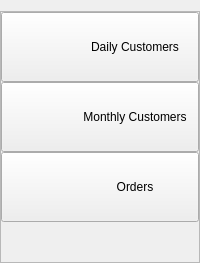
         <widget class="QWidget" name="dailyAndarchive_buttons_tab">
          <layout class="QVBoxLayout" name="verticalLayout_17">
           <property name="spacing">
            <number>0</number>
           </property>
           <property name="leftMargin">
            <number>0</number>
           </property>
           <property name="topMargin">
            <number>11</number>
           </property>
           <property name="rightMargin">
            <number>0</number>
           </property>
           <property name="bottomMargin">
            <number>0</number>
           </property>
           <item>
            <widget class="QFrame" name="frame_4">
             <property name="frameShape">
              <enum>QFrame::StyledPanel</enum>
             </property>
             <property name="frameShadow">
              <enum>QFrame::Raised</enum>
             </property>
             <layout class="QVBoxLayout" name="verticalLayout_6">
              <property name="spacing">
               <number>0</number>
              </property>
              <property name="leftMargin">
               <number>0</number>
              </property>
              <property name="topMargin">
               <number>0</number>
              </property>
              <property name="rightMargin">
               <number>0</number>
              </property>
              <property name="bottomMargin">
               <number>0</number>
              </property>
              <item>
               <widget class="QPushButton" name="daily_customers_btn">
                <property name="enabled">
                 <bool>true</bool>
                </property>
                <property name="minimumSize">
                 <size>
                  <width>70</width>
                  <height>70</height>
                 </size>
                </property>
                <property name="toolTip">
                 <string>Daily customers</string>
                </property>
                <property name="styleSheet">
                 <string notr="true">QPushButton{
	
	padding-left:70px;
	background-color:  none;
	background-image: url(:/icons/icons/customer1.png);
	background-repeat:none;
}


QPushButton:hover{
	background-image: url(:/icons/icons/customer2.png);
	background-repeat:none;
	color:  rgb(244, 154, 32);
}
QPushButton:pressed{
	background-image: url(:/icons/icons/customer2.png);
	background-repeat:none;
	color:  rgb(244, 154, 32);
}

QPushButton:focus{
	background-image: url(:/icons/icons/customer2.png);
	background-repeat:none;
	color:  rgb(244, 154, 32);
}


QPushButton:disabled{
	border-style: solid;
	border-top-color: qlineargradient(spread:pad, x1:0.5, y1:1, x2:0.5, y2:0, stop:0 rgb(215, 215, 215), stop:1 rgb(222, 222, 222));
	border-right-color: qlineargradient(spread:pad, x1:0, y1:0.5, x2:1, y2:0.5, stop:0 rgb(217, 217, 217), stop:1 rgb(227, 227, 227));
	border-left-color: qlineargradient(spread:pad, x1:0, y1:0.5, x2:1, y2:0.5, stop:0 rgb(227, 227, 227), stop:1 rgb(217, 217, 217));
	border-bottom-color: qlineargradient(spread:pad, x1:0.5, y1:1, x2:0.5, y2:0, stop:0 rgb(215, 215, 215), stop:1 rgb(222, 222, 222));
	border-width: 0px 5px 0px 0px;
	border-radius: 2px;
	color: #808086;
	padding-right: 2px;
	background-color: rgb(142,142,142);
}</string>
                </property>
                <property name="text">
                 <string>Daily Customers</string>
                </property>
               </widget>
              </item>
              <item>
               <widget class="QPushButton" name="monthly_subscrib_btn">
                <property name="minimumSize">
                 <size>
                  <width>70</width>
                  <height>70</height>
                 </size>
                </property>
                <property name="toolTip">
                 <string>Monthly customers</string>
                </property>
                <property name="styleSheet">
                 <string notr="true">QPushButton{

	padding-left:70px;
	background-color:  none;
	background-image: url(:/icons/icons/monthly1.png);
	background-repeat:none;

}


QPushButton:hover{
	background-image: url(:/icons/icons/monthly2.png);
	background-repeat:none;
	color:  rgb(244, 154, 32);
}
QPushButton:pressed{
	background-image: url(:/icons/icons/monthly2.png);
	background-repeat:none;
	color:  rgb(244, 154, 32);
}

QPushButton:focus{
	background-image: url(:/icons/icons/monthly2.png);
	background-repeat:none;
	color:  rgb(244, 154, 32);
}


QPushButton:disabled{
	border-style: solid;
	border-top-color: qlineargradient(spread:pad, x1:0.5, y1:1, x2:0.5, y2:0, stop:0 rgb(215, 215, 215), stop:1 rgb(222, 222, 222));
	border-right-color: qlineargradient(spread:pad, x1:0, y1:0.5, x2:1, y2:0.5, stop:0 rgb(217, 217, 217), stop:1 rgb(227, 227, 227));
	border-left-color: qlineargradient(spread:pad, x1:0, y1:0.5, x2:1, y2:0.5, stop:0 rgb(227, 227, 227), stop:1 rgb(217, 217, 217));
	border-bottom-color: qlineargradient(spread:pad, x1:0.5, y1:1, x2:0.5, y2:0, stop:0 rgb(215, 215, 215), stop:1 rgb(222, 222, 222));
	border-width: 0px 5px 0px 0px;
	border-radius: 2px;
	color: #808086;
	padding-right: 2px;
	background-color: rgb(142,142,142);
}</string>
                </property>
                <property name="text">
                 <string>Monthly Customers</string>
                </property>
               </widget>
              </item>
              <item>
               <widget class="QPushButton" name="orders_btn">
                <property name="minimumSize">
                 <size>
                  <width>70</width>
                  <height>70</height>
                 </size>
                </property>
                <property name="toolTip">
                 <string>Orders</string>
                </property>
                <property name="styleSheet">
                 <string notr="true">QPushButton{

	padding-left:70px;
	background-color:  none;
	background-image: url(:/icons/icons/order1.png);
	background-repeat:none;

}


QPushButton:hover{
	background-image: url(:/icons/icons/order2.png);
	background-repeat:none;
	color:  rgb(244, 154, 32);
}
QPushButton:pressed{
	background-image: url(:/icons/icons/order2.png);
	background-repeat:none;
	color:  rgb(244, 154, 32);
}

QPushButton:focus{
	background-image: url(:/icons/icons/order2.png);
	background-repeat:none;
	color:  rgb(244, 154, 32);
}


QPushButton:disabled{
	border-style: solid;
	border-top-color: qlineargradient(spread:pad, x1:0.5, y1:1, x2:0.5, y2:0, stop:0 rgb(215, 215, 215), stop:1 rgb(222, 222, 222));
	border-right-color: qlineargradient(spread:pad, x1:0, y1:0.5, x2:1, y2:0.5, stop:0 rgb(217, 217, 217), stop:1 rgb(227, 227, 227));
	border-left-color: qlineargradient(spread:pad, x1:0, y1:0.5, x2:1, y2:0.5, stop:0 rgb(227, 227, 227), stop:1 rgb(217, 217, 217));
	border-bottom-color: qlineargradient(spread:pad, x1:0.5, y1:1, x2:0.5, y2:0, stop:0 rgb(215, 215, 215), stop:1 rgb(222, 222, 222));
	border-width: 0px 5px 0px 0px;
	border-radius: 2px;
	color: #808086;
	padding-right: 2px;
	background-color: rgb(142,142,142);
}</string>
                </property>
                <property name="text">
                 <string>Orders</string>
                </property>
               </widget>
              </item>
              <item>
               <spacer name="verticalSpacer_21">
                <property name="orientation">
                 <enum>Qt::Vertical</enum>
                </property>
                <property name="sizeHint" stdset="0">
                 <size>
                  <width>20</width>
                  <height>40</height>
                 </size>
                </property>
               </spacer>
              </item>
             </layout>
            </widget>
           </item>
          </layout>
         </widget>
